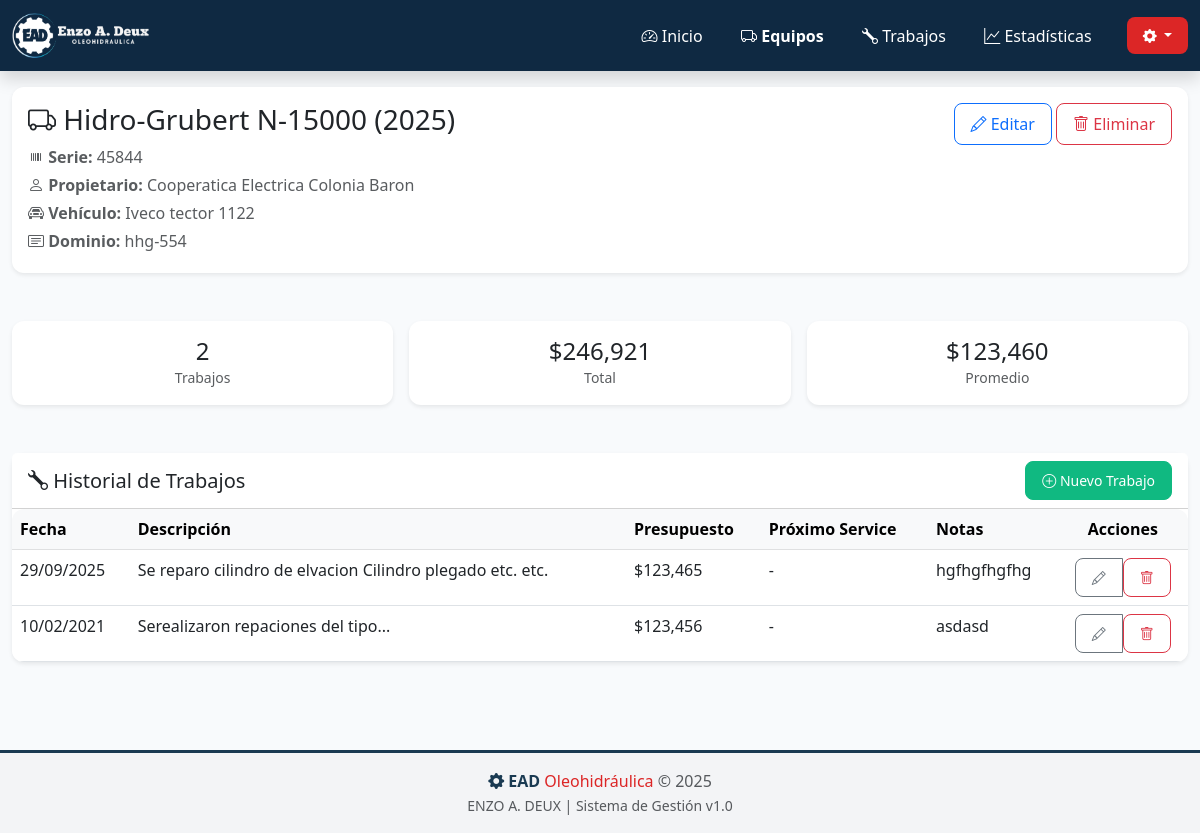
The page /equipo/1 on the database as committed earlier.
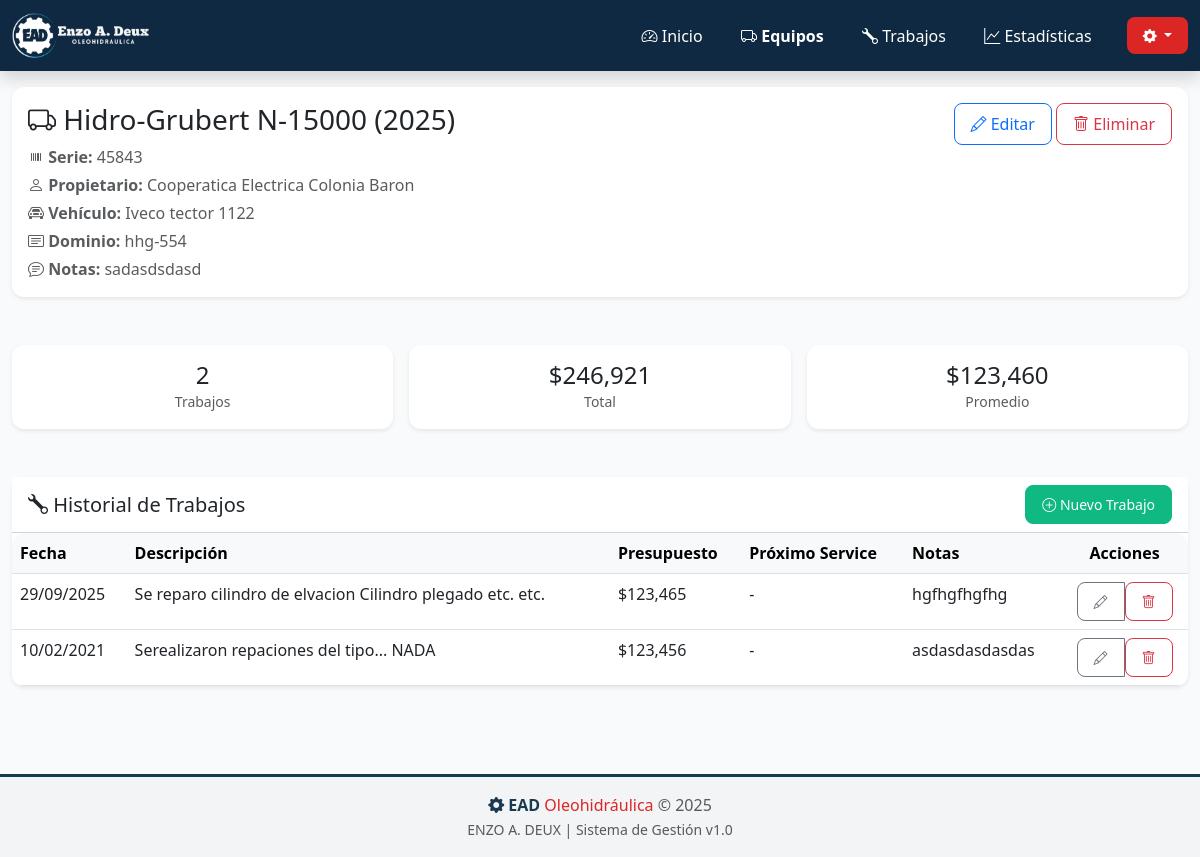
The same page on the database as committed later.
### app_web.py (models this page shows)
class BaseModel(Model):
    class Meta:
        database = db

class Equipment(BaseModel):
    marca = CharField()
    modelo = CharField()
    anio = IntegerField()
    n_serie = CharField()
    propietario = CharField(null=True)
    vehiculo = CharField(null=True)
    dominio = CharField(null=True)
    notes = TextField(null=True)

class Job(BaseModel):
    equipment = ForeignKeyField(Equipment, backref='jobs', on_delete='CASCADE')
    date_done = DateField()
    description = TextField()
    budget = FloatField(default=0.0)
    next_service_days = IntegerField(null=True)
    next_service_date = DateField(null=True)
    notes = TextField(null=True)

### app_web.py (the view)
@app.route('/equipo/<int:equipo_id>')
def equipo_detail(equipo_id):
    equipo = Equipment.get_by_id(equipo_id)
    trabajos = Job.select().where(Job.equipment == equipo).order_by(Job.date_done.desc())
    trabajos_list = []
    total_gastado = 0
    for job in trabajos:
        trabajos_list.append({
            'id': job.id,
            'date': job.date_done.strftime('%d/%m/%Y'),
            'description': job.description,
            'budget': job.budget,
            'next_service': job.next_service_date.strftime('%d/%m/%Y') if job.next_service_date else '-',
            'notes': job.notes or ''
        })
        total_gastado += job.budget
    promedio = total_gastado / len(trabajos_list) if trabajos_list else 0
    return render_template('equipo_detail.html',
                         equipo=equipo,
                         trabajos=trabajos_list,
                         total_gastado=total_gastado,
                         promedio=promedio)

### templates/equipo_detail.html (shortened to what the changed rows need)
{% extends "base.html" %}
{% block content %}
<div class="animate-slide">
    <div class="row mb-4">
        <div class="col-12">
            <div class="card">
                <div class="card-body">
                    <div class="d-flex justify-content-between align-items-start flex-wrap">
                        <div>
                            <h3 class="mb-2">
                                <i class="bi bi-truck"></i> {{ equipo.marca }} {{ equipo.modelo }} ({{ equipo.anio }})
                            </h3>
                            <div class="text-muted">
                                <p class="mb-1"><i class="bi bi-upc"></i> <strong>Serie:</strong> {{ equipo.n_serie }}</p>
                                {% if equipo.propietario %}
                                <p class="mb-1"><i class="bi bi-person"></i> <strong>Propietario:</strong> {{ equipo.propietario }}</p>
                                {% endif %}
                                {% if equipo.vehiculo %}
                                <p class="mb-1"><i class="bi bi-car-front"></i> <strong>Vehículo:</strong> {{ equipo.vehiculo }}</p>
                                {% endif %}
                                {% if equipo.dominio %}
                                <p class="mb-1"><i class="bi bi-card-text"></i> <strong>Dominio:</strong> {{ equipo.dominio }}</p>
                                {% endif %}
                                {% if equipo.notes %}
                                <p class="mb-0"><i class="bi bi-chat-text"></i> <strong>Notas:</strong> {{ equipo.notes }}</p>
                                {% endif %}
                            </div>
                        </div>
                    </div>
                </div>
            </div>
        </div>
    </div>
    <div class="row">
        <div class="col-12">
            <div class="card">
                <div class="card-body p-0">
                    {% if trabajos %}
                    <div class="d-none d-md-block table-responsive">
                        <table class="table table-hover mb-0">
                            <thead class="table-light">
                                <tr>
                                    <th>Fecha</th>
                                    <th>Descripción</th>
                                    <th>Presupuesto</th>
                                    <th>Próximo Service</th>
                                    <th>Notas</th>
                                    <th class="text-center">Acciones</th>
                                </tr>
                            </thead>
                            <tbody>
                                {% for trabajo in trabajos %}
                                <tr>
                                    <td>{{ trabajo.date }}</td>
                                    <td>{{ trabajo.description }}</td>
                                    <td>${{ "{:,.0f}".format(trabajo.budget) }}</td>
                                    <td>{{ trabajo.next_service }}</td>
                                    <td>{{ trabajo.notes if trabajo.notes else '-' }}</td>
                                    <td class="text-center">
                                        <div class="btn-group">
                                            <a href="/trabajo/{{ trabajo.id }}/editar"
                                               class="btn btn-sm btn-outline-secondary">
                                                <i class="bi bi-pencil"></i>
                                            </a>
                                            <form method="post" action="/trabajo/{{ trabajo.id }}/eliminar"
                                                  onsubmit="return confirm('¿Eliminar este trabajo?')"
                                                  style="display: inline;">
                                                <button type="submit" class="btn btn-sm btn-outline-danger">
                                                    <i class="bi bi-trash"></i>
                                                </button>
                                            </form>
                                        </div>
                                    </td>
                                </tr>
                                {% endfor %}
                            </tbody>
                        </table>
                    </div>
                    {% endif %}
                </div>
            </div>
        </div>
    </div>
</div>
{% endblock %}

Rows that differ between the two databases and show on the page:
changed Equipment "Hidro-Grubert": n_serie "45844" → "45843"; notes (not shown) → "sadasdsdasd"
changed Job: description "Serealizaron repaciones del tipo..." → "Serealizaron repaciones del tipo... NADA"; notes "asdasd" → "asdasdasdasdas"
Other text that changed with them:
text now shown: "Notas:"
